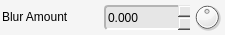
         <widget class="QFrame" name="blurring">
          <property name="minimumSize">
           <size>
            <width>225</width>
            <height>35</height>
           </size>
          </property>
          <property name="maximumSize">
           <size>
            <width>225</width>
            <height>35</height>
           </size>
          </property>
          <property name="styleSheet">
           <string notr="true">background-color: rgb(245, 245, 245);
border-radius: 4px;</string>
          </property>
          <property name="frameShape">
           <enum>QFrame::NoFrame</enum>
          </property>
          <property name="frameShadow">
           <enum>QFrame::Plain</enum>
          </property>
          <property name="lineWidth">
           <number>0</number>
          </property>
          <widget class="QLabel" name="blurring_lbl">
           <property name="geometry">
            <rect>
             <x>2</x>
             <y>2</y>
             <width>100</width>
             <height>30</height>
            </rect>
           </property>
           <property name="sizePolicy">
            <sizepolicy hsizetype="Fixed" vsizetype="Fixed">
             <horstretch>0</horstretch>
             <verstretch>0</verstretch>
            </sizepolicy>
           </property>
           <property name="minimumSize">
            <size>
             <width>100</width>
             <height>30</height>
            </size>
           </property>
           <property name="maximumSize">
            <size>
             <width>100</width>
             <height>30</height>
            </size>
           </property>
           <property name="font">
            <font>
             <weight>50</weight>
             <bold>false</bold>
            </font>
           </property>
           <property name="styleSheet">
            <string notr="true">border-width: 0px;</string>
           </property>
           <property name="text">
            <string>Blur Amount</string>
           </property>
           <property name="margin">
            <number>1</number>
           </property>
          </widget>
          <widget class="QDoubleSpinBox" name="blurring_value">
           <property name="geometry">
            <rect>
             <x>104</x>
             <y>5</y>
             <width>86</width>
             <height>25</height>
            </rect>
           </property>
           <property name="sizePolicy">
            <sizepolicy hsizetype="Fixed" vsizetype="Fixed">
             <horstretch>0</horstretch>
             <verstretch>0</verstretch>
            </sizepolicy>
           </property>
           <property name="minimumSize">
            <size>
             <width>86</width>
             <height>25</height>
            </size>
           </property>
           <property name="maximumSize">
            <size>
             <width>86</width>
             <height>25</height>
            </size>
           </property>
           <property name="styleSheet">
            <string notr="true">background-color: rgb(230, 230, 230);
border-top-color: rgb(180, 180, 180);
border-left-color: rgb(180, 180, 180);
border-bottom-color: rgb(255, 255, 255);
border-right-color: rgb(255, 255, 255);
border-style: solid;
border-width: 2px;</string>
           </property>
           <property name="frame">
            <bool>false</bool>
           </property>
           <property name="buttonSymbols">
            <enum>QAbstractSpinBox::UpDownArrows</enum>
           </property>
           <property name="decimals">
            <number>3</number>
           </property>
           <property name="minimum">
            <double>-9999.000000000000000</double>
           </property>
           <property name="maximum">
            <double>9999.000000000000000</double>
           </property>
           <property name="singleStep">
            <double>0.050000000000000</double>
           </property>
          </widget>
          <widget class="QDial" name="blurring_dial">
           <property name="geometry">
            <rect>
             <x>192</x>
             <y>2</y>
             <width>30</width>
             <height>30</height>
            </rect>
           </property>
           <property name="sizePolicy">
            <sizepolicy hsizetype="Fixed" vsizetype="Fixed">
             <horstretch>0</horstretch>
             <verstretch>0</verstretch>
            </sizepolicy>
           </property>
           <property name="minimumSize">
            <size>
             <width>30</width>
             <height>30</height>
            </size>
           </property>
           <property name="maximumSize">
            <size>
             <width>30</width>
             <height>30</height>
            </size>
           </property>
           <property name="styleSheet">
            <string notr="true">border-width: 0px;</string>
           </property>
           <property name="minimum">
            <number>-10000</number>
           </property>
           <property name="maximum">
            <number>10000</number>
           </property>
          </widget>
         </widget>
